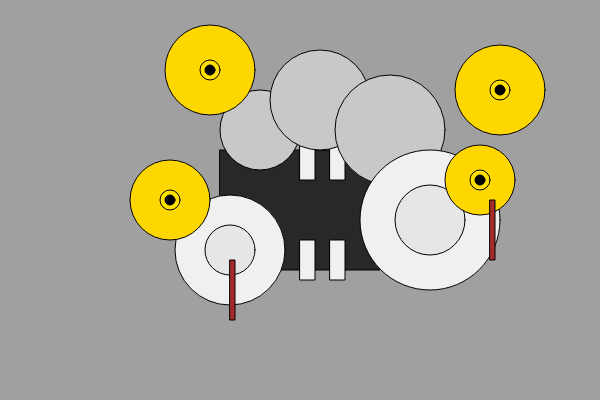
Frame 1 (no input)
Frame 60 (no input): identical to frame 1, image omitted
Frame 120 (the mouse pressed at the canvas centre since frame 60): identical to frame 1, image omitted

The p5.js sketch that drew this single still picture (run headless with seeded random() and noise() and a simulated clock; from frame 60 on, the mouse is pressed at the canvas centre):

// p5.js sketch
// ── sketch.js
function setup() {
  createCanvas(600, 400);
}

function draw() {
  background(160);
  
  fill(40);
  rect(220, 150, 160, 120);
  
  fill(240);
  rect(300, 240, 15, 40);
  rect(330, 240, 15, 40);
  rect(300, 140, 15, 40);
  rect(330, 140, 15, 40);  

  fill(200);
  ellipse(260, 130, 80, 80);
  ellipse(320, 100, 100, 100);
  ellipse(390, 130, 110, 110);
  
  fill(240);
  ellipse(230, 250, 110, 110);
  ellipse(430, 220, 140, 140);
  
  fill(230);
  ellipse(230, 250, 50, 50);
  ellipse(430, 220, 70, 70);
 
  fill(255, 215, 0);
  ellipse(210, 70, 90, 90); 
  ellipse(170, 200, 80, 80);
  ellipse(500, 90, 90, 90); 
  ellipse(480, 180, 70, 70);
  
  fill(255, 225, 0);
  ellipse(210, 70, 20, 20); 
  ellipse(170, 200, 20, 20);
  ellipse(500, 90, 20, 20); 
  ellipse(480, 180, 20, 20);
  
  fill(0);
  ellipse(210, 70, 10, 10); 
  ellipse(170, 200, 10, 10);
  ellipse(500, 90, 10, 10); 
  ellipse(480, 180, 10, 10);
  
  fill(165, 42, 42);
  rect(230, 260, 5, 60);
  rect(490, 200, 5, 60);
}
